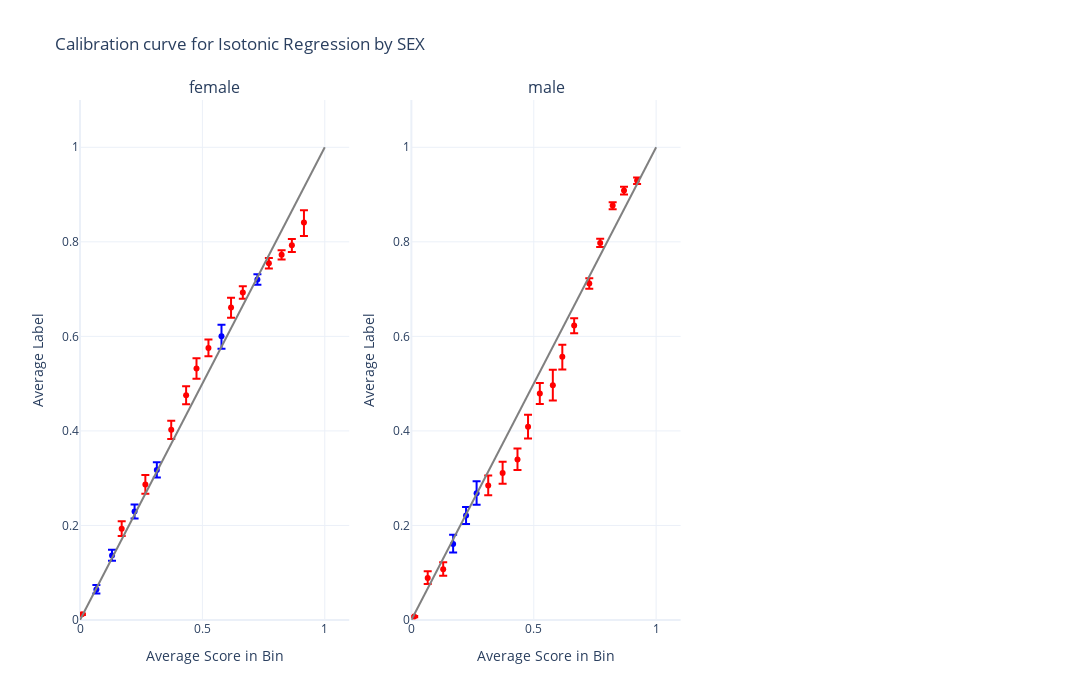

The code cell stored with this chart in its notebook:
### Markdown cell above
Not quite. While the model is calibrated *on average*, let's examine subsets of the data using `plot_calibration_curve_by_segment`. How well is the model calibrated for men vs. women?

### Code cell
plot_feature = "SEX"
plotting.plot_calibration_curve_by_segment(
    # Rename codes in place
    test_df.astype({plot_feature: 'object'}).replace({plot_feature: {1: 'male', 2: 'female'}}),
    group_var=plot_feature,
    score_col=IR_SCORE_COL,
    label_col=LABEL_COLUMN,
    n_cols=3,
).update_layout(
    title=f"Calibration curve for Isotonic Regression by {plot_feature}",
    width=2400,
    height=max(10.0, 700 * (np.ceil(len(test_df[plot_feature].unique()) / 3))),
)

### Figure 1 — Plotly figure (JSON) as saved in the notebook; plotly's stock layout.template omitted (floating-point values rounded to 4 significant figures)
{"data": [{"error_y": {"array": [0.009471, 0.01213, 0.01493, 0.01621, 0.02459, 0.01121], "arrayminus": [0.008595, 0.01149, 0.01444, 0.01589, 0.02636, 0.01142], "color": "blue", "type": "data", "visible": true}, "marker": {"color": "blue"}, "mode": "markers", "name": "female (calibrated)", "type": "scatter", "x": [0.06693, 0.1309, 0.223, 0.3139, 0.5781, 0.7248], "xaxis": "x", "y": [0.06443, 0.1366, 0.2293, 0.3173, 0.6001, 0.7203], "yaxis": "y"}, {"error_y": {"array": [0.001778, 0.01595, 0.02017, 0.01935, 0.01919, 0.0215, 0.01783, 0.02105, 0.01304, 0.01085, 0.009661, 0.01358, 0.02572], "arrayminus": [0.001603, 0.01523, 0.01955, 0.01912, 0.01913, 0.02159, 0.01798, 0.02154, 0.01327, 0.0111, 0.009883, 0.01409, 0.02849], "color": "red", "type": "data", "visible": true}, "marker": {"color": "red"}, "mode": "markers", "name": "female (miscalibrated)", "type": "scatter", "x": [0.007866, 0.1703, 0.267, 0.3727, 0.4336, 0.4759, 0.5248, 0.6171, 0.6652, 0.7716, 0.8237, 0.8655, 0.915], "xaxis": "x", "y": [0.01195, 0.1928, 0.2868, 0.4022, 0.4754, 0.5321, 0.5756, 0.6608, 0.6927, 0.7548, 0.7727, 0.7926, 0.8408], "yaxis": "y"}, {"error_y": {"array": [0.01924, 0.01782, 0.02541], "arrayminus": [0.01795, 0.01799, 0.02432], "color": "blue", "type": "data", "visible": true}, "marker": {"color": "blue"}, "mode": "markers", "name": "male (calibrated)", "type": "scatter", "x": [0.1706, 0.2233, 0.2665], "xaxis": "x2", "y": [0.161, 0.2213, 0.2681], "yaxis": "y2"}, {"error_y": {"array": [0.00137, 0.0142, 0.01485, 0.02137, 0.02362, 0.02297, 0.02535, 0.02214, 0.03257, 0.02522, 0.01579, 0.0112, 0.008632, 0.00722, 0.008077, 0.006555], "arrayminus": [0.001202, 0.01282, 0.01361, 0.02067, 0.02291, 0.02242, 0.025, 0.02208, 0.03255, 0.02684, 0.01598, 0.0114, 0.008844, 0.007503, 0.008587, 0.007004], "color": "red", "type": "data", "visible": true}, "marker": {"color": "red"}, "mode": "markers", "name": "male (miscalibrated)", "type": "scatter", "x": [0.01158, 0.06672, 0.13, 0.3139, 0.3728, 0.4335, 0.4766, 0.5247, 0.5779, 0.6167, 0.665, 0.7268, 0.7713, 0.8223, 0.8687, 0.9221], "xaxis": "x2", "y": [0.00722, 0.08886, 0.1072, 0.2845, 0.3111, 0.3396, 0.4088, 0.479, 0.4968, 0.5568, 0.6228, 0.7119, 0.7977, 0.8767, 0.9086, 0.9295], "yaxis": "y2"}], "layout": {"annotations": [{"font": {"size": 16}, "showarrow": false, "text": "female", "x": 0.1444, "xanchor": "center", "xref": "paper", "y": 1, "yanchor": "bottom", "yref": "paper"}, {"font": {"size": 16}, "showarrow": false, "text": "male", "x": 0.5, "xanchor": "center", "xref": "paper", "y": 1, "yanchor": "bottom", "yref": "paper"}], "height": 700, "shapes": [{"line": {"color": "Grey", "width": 2}, "type": "line", "x0": 0, "x1": 1, "xref": "x", "y0": 0, "y1": 1, "yref": "y"}, {"line": {"color": "Grey", "width": 2}, "type": "line", "x0": 0, "x1": 1, "xref": "x2", "y0": 0, "y1": 1, "yref": "y2"}], "showlegend": false, "title": {"text": "Calibration curve for Isotonic Regression by SEX"}, "width": 2400, "xaxis": {"anchor": "y", "domain": [0, 0.2889], "range": [0, 1.1], "title": {"text": "Average Score in Bin"}}, "xaxis2": {"anchor": "y2", "domain": [0.3556, 0.6444], "range": [0, 1.1], "title": {"text": "Average Score in Bin"}}, "xaxis3": {"anchor": "y3", "domain": [0.7111, 1], "range": [0, 1.1], "title": {"text": "Average Score in Bin"}}, "yaxis": {"anchor": "x", "domain": [0, 1], "range": [0, 1.1], "title": {"text": "Average Label"}}, "yaxis2": {"anchor": "x2", "domain": [0, 1], "range": [0, 1.1], "title": {"text": "Average Label"}}, "yaxis3": {"anchor": "x3", "domain": [0, 1], "range": [0, 1.1], "title": {"text": "Average Label"}}}}
